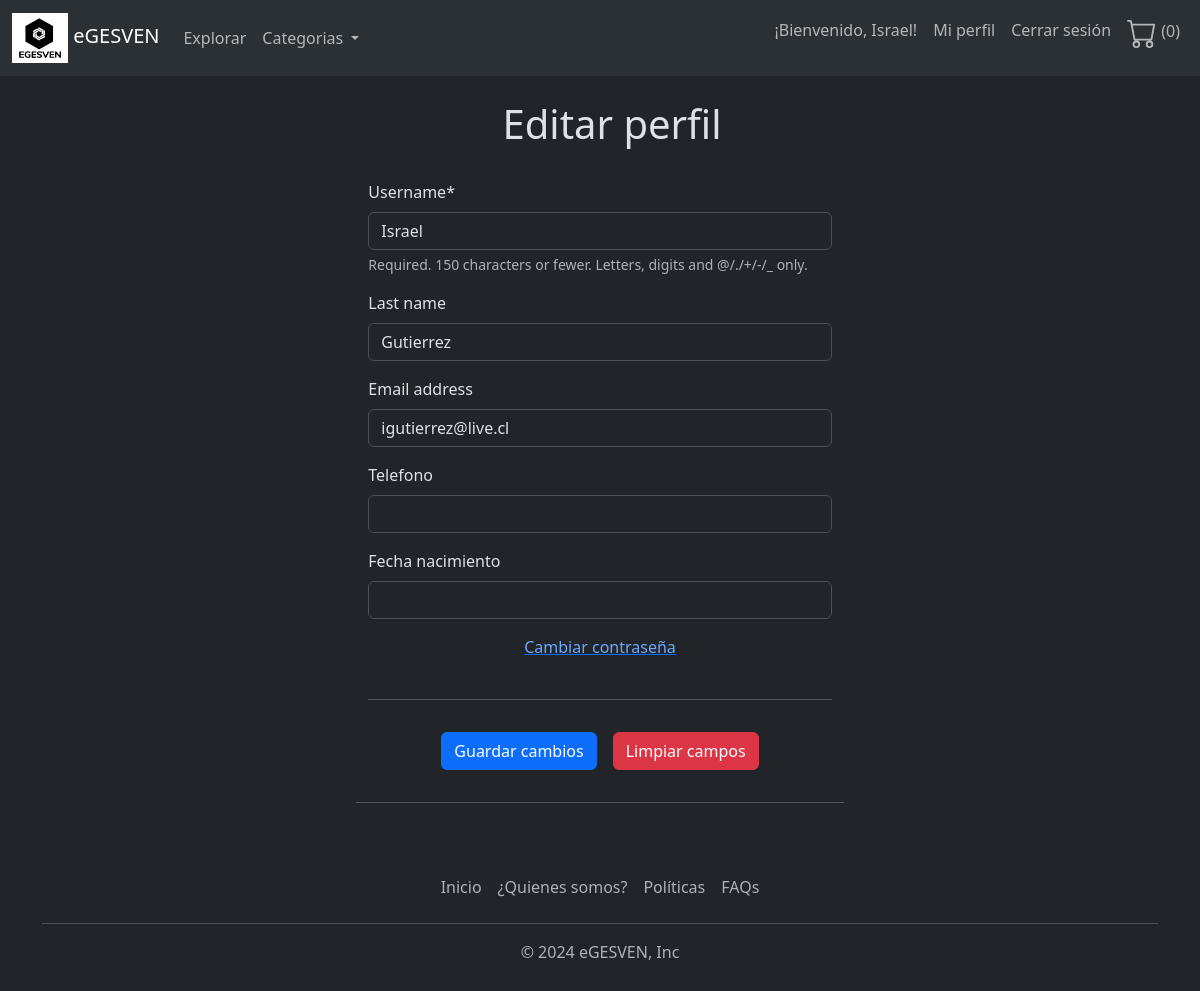
The app's page /perfil/ (signed in), older data.
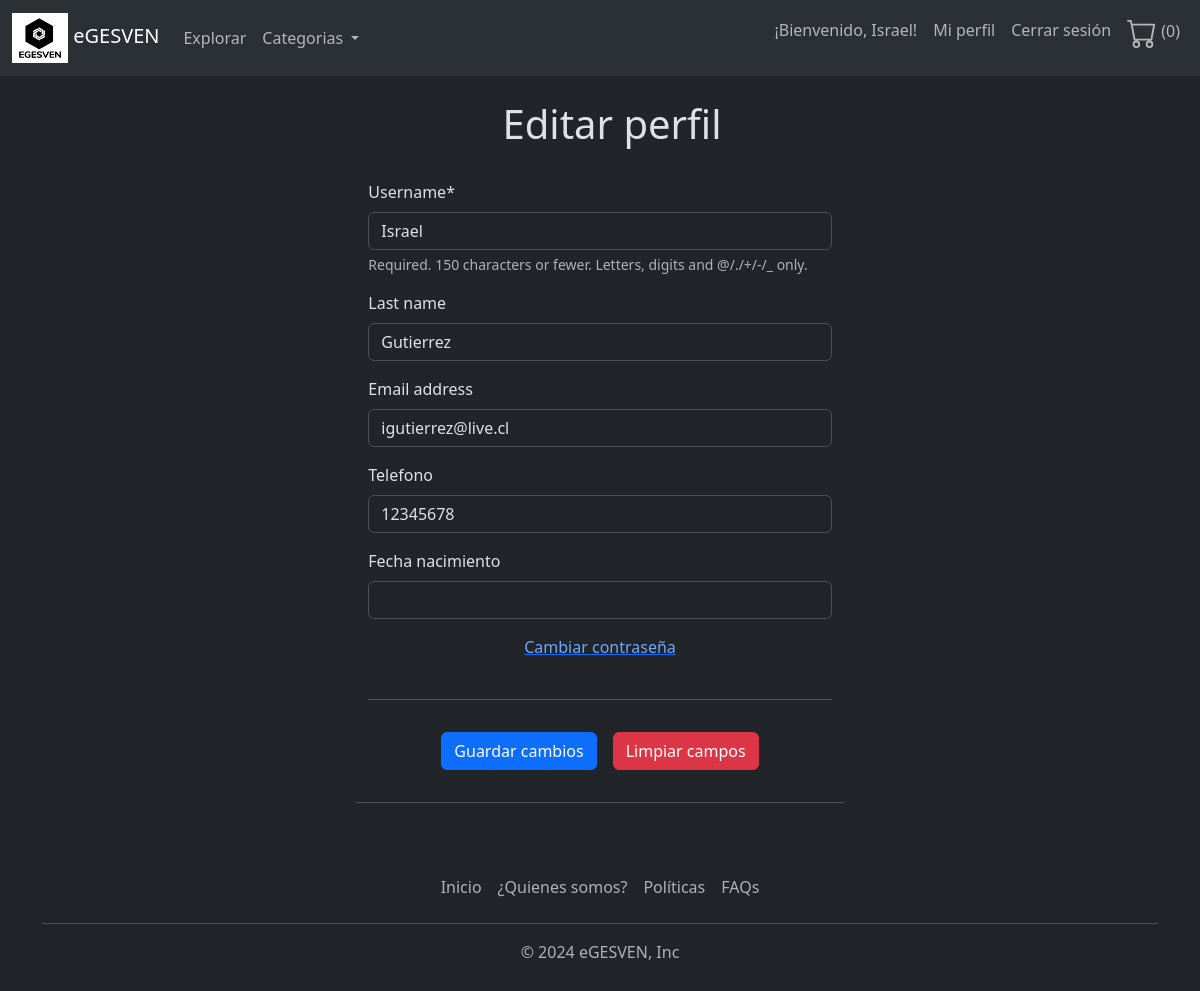
The same page, newer data.
### eGESVEN/models.py (models this page shows)
class Perfil(models.Model):
    user = models.OneToOneField(User, null=True, on_delete=models.CASCADE)
    telefono = models.IntegerField(null=True, blank=True)
    fecha_nacimiento = models.DateField(null=True, blank=True)
    def __str__(self):
        return str(self.user)

### eGESVEN/views.py (the view, shortened to what this page needs)
# urls.py: path("perfil/", editar_perfil, name="editar_perfil"),
def editar_perfil(request):
    usuario = get_object_or_404(User, id = request.user.id)
    perfil = get_object_or_404(Perfil, user_id = request.user.id)
    print(perfil)
    data = {
        "form_user": ActualizarUsuarioForm(instance=usuario),
        "form_profile": ActualizarPerfilForm(instance=perfil)
    }
    return render(request, 'registration/editar_perfil.html', data)

### eGESVEN/forms.py
class ActualizarUsuarioForm(forms.ModelForm):
    class Meta:
        model = User
        fields = ['username', 'last_name', 'email']

class ActualizarPerfilForm(forms.ModelForm):
    class Meta:
        model = Perfil
        fields = ['telefono', 'fecha_nacimiento']

### cart/cart.py (called while the page is built)
    def obtener_productos_en_carrito(self):
        return sum(item["cantidad"] for item in self.cart.values())

### cart/context_processor.py (called while the page is built)
def cart(request):
    return {'cart': Cart(request)}

### eGESVEN/templatetags/custom_tags.py (called while the page is built)
def cargar_categorias():
    cat = Categoria.objects.all()
    return {'categorias' : cat}

@register.filter('tiene_grupo')
def tiene_grupo(usuario, nombre_grupo):
    grupos = usuario.groups.all().values_list('name', flat=True)
    if nombre_grupo in grupos:
        return True
    else:
        return False

### eGESVEN/templates/registration/editar_perfil.html (shortened to what this page needs)
{% extends "base.html" %}
{% load crispy_forms_tags %}
{% block contenido %}
<div class="d-flex justify-content-center m-4 ps-4">
    <h1>
        Editar perfil
    </h1>
</div>
<div class="d-flex justify-content-center">
    <div class="row">
        <form class="col-12 col-sm-12 col-lg-12" id="editarPerfil" action="" method="POST">
            {{form_user | crispy}}
            {{form_profile | crispy}}
            <div class="d-flex justify-content-center mt-3">
                <p><a href="{% url 'password_change' %}" class="link-underline-primary">Cambiar contraseña</a></p>
            </div>
            <hr class="my-4">
            <div class="d-flex justify-content-center">
                <button type="submit" class="btn btn-primary m-2">Guardar cambios</button>
                <button type="reset" class="btn btn-danger m-2">Limpiar campos</button>
            </div>
        </form>
        <hr class="my-4">
    </div>
</div>
{% endblock %}

Row changes from the older to the newer data that the page shows:
changed Perfil: telefono (not shown) → "12345678"
